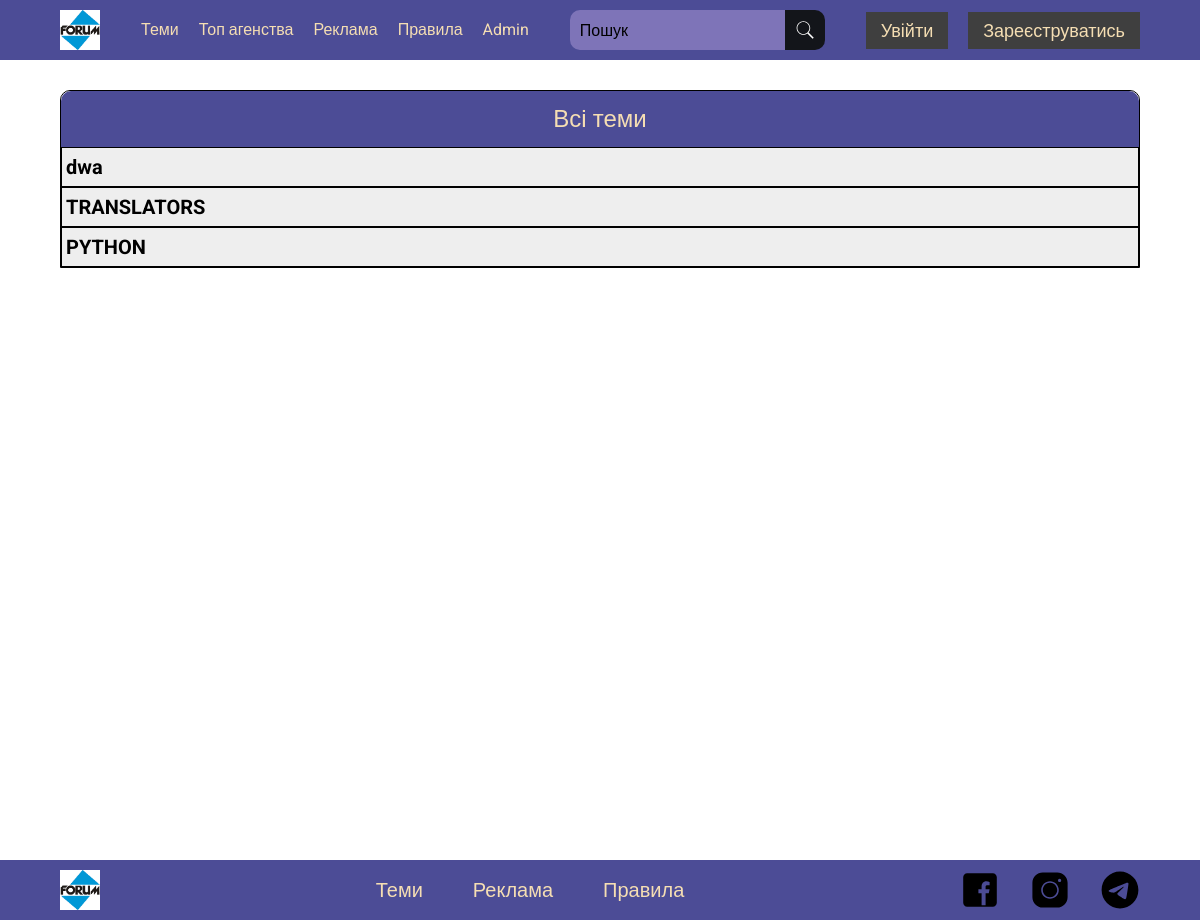
The page /all-themes on the database as committed earlier.
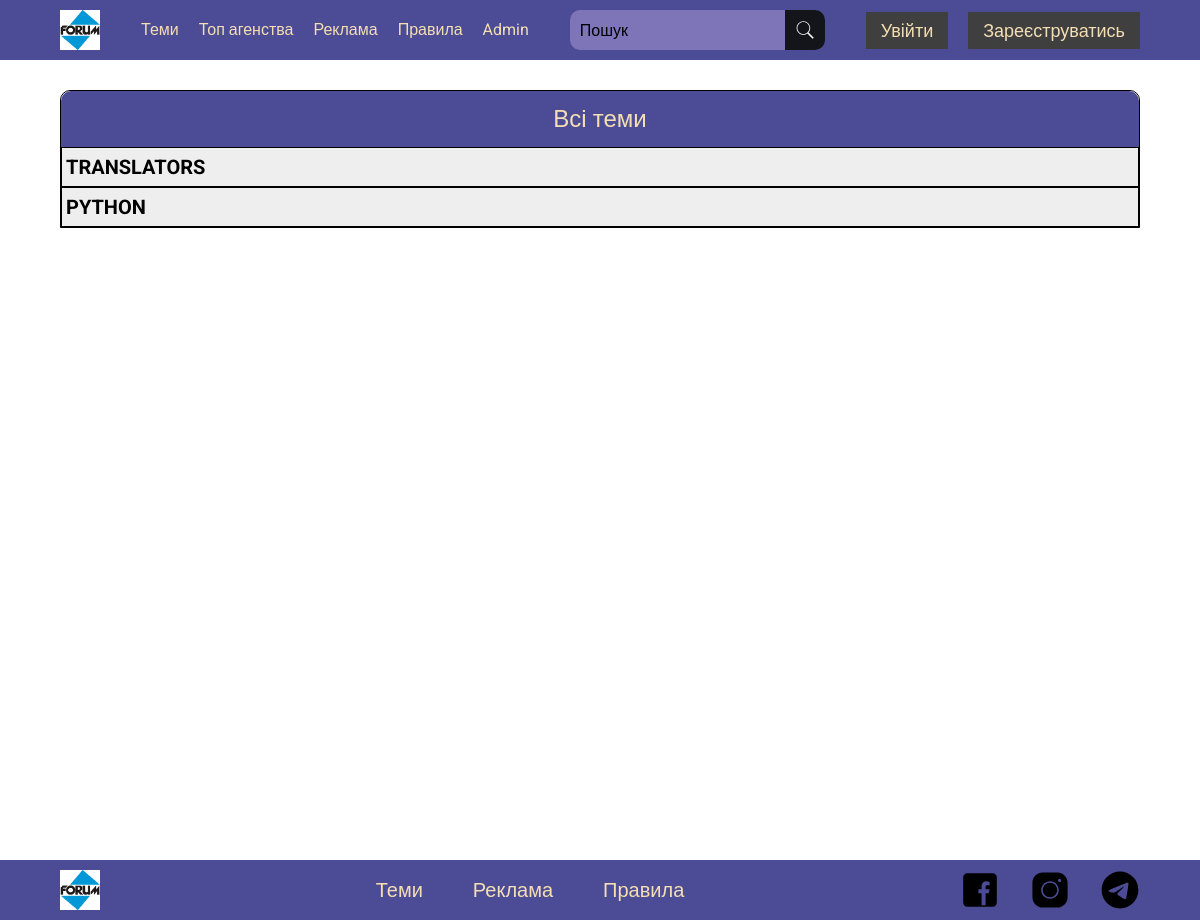
The same page on the database as committed later.
### forum_pages/models.py (models this page shows)
class Themes(models.Model):
    title = models.CharField(max_length=100, null=True)
    def __str__(self) -> str:
        return self.title

### forum_pages/views.py (the view)
# urls.py: path('all-themes', views.allThemes, name='all-themes'),
def allThemes(request):
    themes = Themes.objects.all().order_by('-id')
    context = {
        'themes': themes
    }
    return render(request, 'forum_pages/base_pages/allThemes.html', context)

### forum_pages/templates/forum_pages/base_pages/allThemes.html (shortened to what this page needs)
{% extends 'base.html' %}
{% load static %}
{% block style %}
<link rel="stylesheet" href="{% static 'forum_pages/css/home.min.css' %}">
{% endblock %}
{% block content %}
    <div class="wrapper">
        <div class="container">
            <div class="content">
                <div class="w-100">
                    <section class="adult__trafic main__panel-section">
                        <div class="adult__trafic-title main-title-text">Всі теми</div>
                        <div class="adult__trafic-themes">
                            {% for theme in themes %}
                                <div class="d-flex justify-content-sm-between " style="background-color: rgba(231,231,231,.7); border: 1px solid #000;">
                                    <div class="fs-5 fw-bold m-lg-1"><a href="{% url 'subthemes' theme.id 1 %}" style="color: #000">{{ theme }}</a></div>
                                </div>
                            {% endfor %}
                        </div>
                    </section>
                </div>
            </div>
        </div>
    </div>
{% endblock %}

Rows that differ between the two databases and show on the page:
removed Themes: title "dwa"
